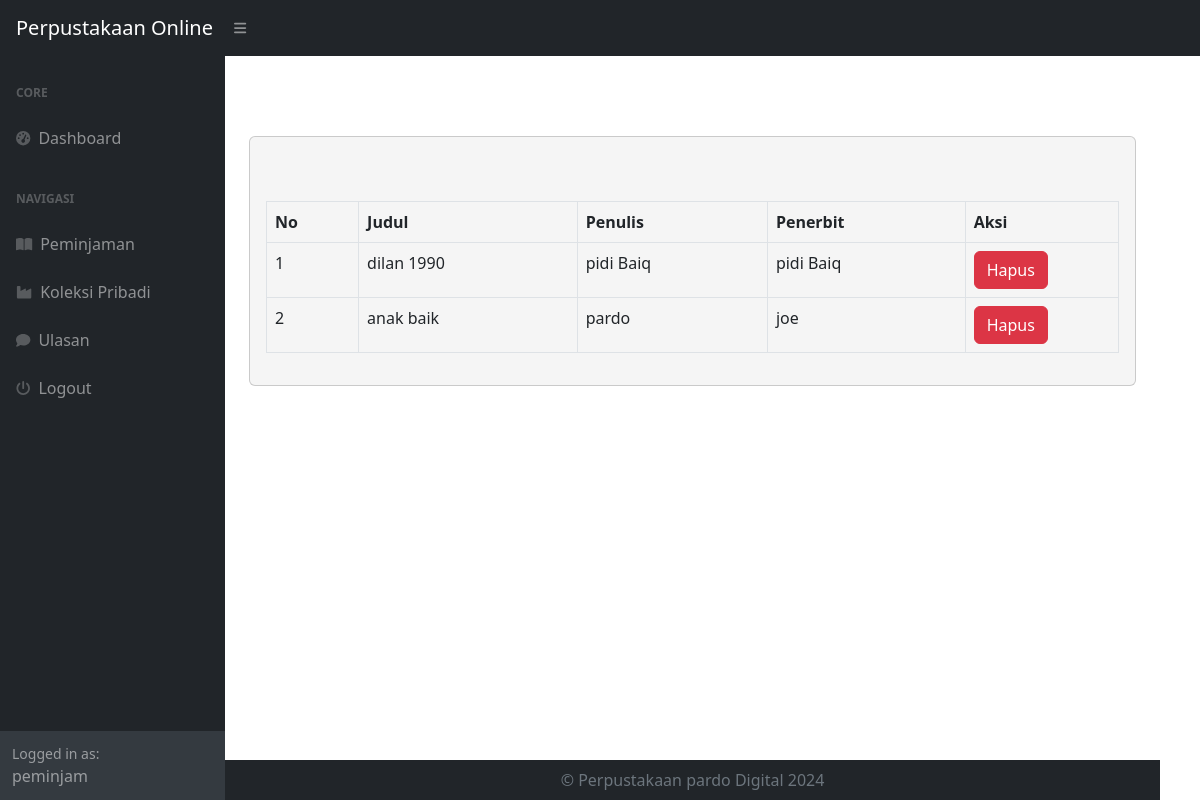
Page /index.php?page=koleksi_pribadi (signed in) on the committed database.
### tables this page shows
CREATE TABLE `koleksipribadi` (
  `id_koleksi` int(11) NOT NULL,
  `id_user` int(11) DEFAULT NULL,
  `id_buku` int(11) DEFAULT NULL
);

CREATE TABLE `buku` (
  `id_buku` int(11) NOT NULL,
  `id_kategori` int(11) DEFAULT NULL,
  `judul` varchar(225) DEFAULT NULL,
  `penulis` varchar(225) DEFAULT NULL,
  `penerbit` varchar(225) DEFAULT NULL,
  `tahun_terbit` varchar(225) DEFAULT NULL,
  `deskripsi` text DEFAULT NULL
);

### koleksi_pribadi.php (the view)
<?php
 include "do.php";
?>
<h1 class="mt-4">Koleksi Pribadi</h1>
<div class="card">
    <div class="card-body">
        <div class="row">
            <div class="col-md-12">
                <br>
                <br>
                <table class="table table-bordered" id="dataTable" width="100%" cellspacing="0">
                    <thead>
                        <tr>
                            <th>No</th>
                            <th>Judul</th>
                            <th>Penulis</th>
                            <th>Penerbit</th>
                            <th width="18%">Aksi</th>
                        </tr>
                    </thead>
                    <tbody>
                    <?php
$i = 1;
$query = mysqli_query($koneksi, "SELECT koleksipribadi.id_koleksi, buku.judul, buku.penulis, buku.penerbit
                                  FROM koleksipribadi
                                  LEFT JOIN buku ON koleksipribadi.id_buku = buku.id_buku");
while ($data = mysqli_fetch_array($query)) {
?>
    <tr>
        <td><?php echo $i++; ?></td>
        <td><?php echo $data['judul']; ?></td>
        <td><?php echo $data['penulis']; ?></td>
        <td><?php echo $data['penerbit']; ?></td>
        <td>
            <a onclick="return confirm('Apakah anda yakin menghapus data ini?');" href="?page=koleksi_pribadi_hapus&&id=<?php echo $data['id_koleksi']; ?>" class="btn btn-danger">Hapus</a>
        </td>
    </tr>
<?php
}
?>
                    </tbody>
                </table>
            </div>
        </div>
    </div>
</div>

### index.php (style rules this page uses)
body { background-image: url('path/to/your/image.jpg'); background-size: cover; background-position: center; }

### do.php (style rules this page uses)
body { background-image: url('assets/img/w.jpg'); background-size: cover; background-repeat: no-repeat; color: #fff; padding-right: 40px; background-position: center; padding-top: 0px; }
.card { background-color: whitesmoke; color: white; }

### rows in the picture
koleksipribadi: id_buku.judul "dilan 1990", id_buku.penulis "pidi Baiq", id_buku.penerbit "pidi Baiq"
koleksipribadi: id_buku.judul "anak baik", id_buku.penulis "pardo", id_buku.penerbit "joe"

### other values in the picture
$_SESSION['user']['nama'] "peminjam"
